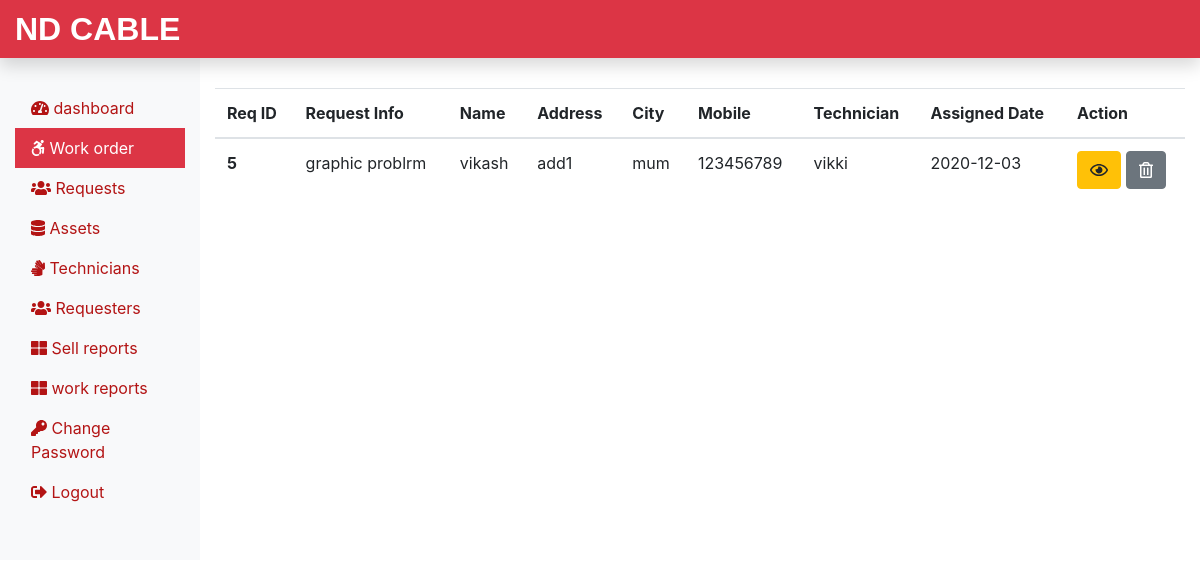
The page /Admin/work.php (signed in) on the database its author committed.
### tables this page shows
CREATE TABLE `assignwork` (
  `rno` int(11) NOT NULL,
  `request_id` int(11) NOT NULL,
  `request_info` text NOT NULL,
  `request_desc` text NOT NULL,
  `requester_name` varchar(60) NOT NULL,
  `requester_add1` text NOT NULL,
  `requester_add2` text NOT NULL,
  `requester_city` varchar(60) NOT NULL,
  `requester_state` varchar(60) NOT NULL,
  `requester_pin` int(11) NOT NULL,
  `requester_email` varchar(60) NOT NULL,
  `requester_mobile` bigint(20) NOT NULL,
  `assign_tech` varchar(60) NOT NULL,
  `assign_date` date NOT NULL
);

### Admin/work.php (the view, shortened to what this page needs)
<?php
include('includes/header.php');
include('../dbConnection.php');
 ?>
 <div class="col-sm-9 col-md-10 mt-5">
   <?php
 $sql = "SELECT * FROM assignwork";
 $result = $conn->query($sql);
 if($result->num_rows > 0){
  echo '<table class="table">';
  echo '<thead>';
     echo '<tr>';
     echo '<th scope="col">Req ID</th>';
    echo '<th scope="col">Request Info</th>';
    echo '<th scope="col">Name</th>';
    echo '<th scope="col">Address</th>';
    echo '<th scope="col">City</th>';
    echo '<th scope="col">Mobile</th>';
    echo '<th scope="col">Technician</th>';
    echo '<th scope="col">Assigned Date</th>';
    echo '<th scope="col">Action</th>';
    echo '</tr>';
    echo '</thead>';
  echo '<tbody>';
  while($row = $result->fetch_assoc()){
    echo '<tr>
    <th scope="row">'.$row["request_id"].'</th>
    <td>'.$row["request_info"].'</td>
    <td>'.$row["requester_name"].'</td>
    <td>'.$row["requester_add2"].'</td>
    <td>'.$row["requester_city"].'</td>
    <td>'.$row["requester_mobile"].'</td>
    <td>'.$row["assign_tech"].'</td>
    <td>'.$row["assign_date"].'</td>
    <td><form action="viewassignwork.php" method="POST" class="d-inline"> <input type="hidden" name="id" value='. $row["request_id"] .'><button type="submit" class="btn btn-warning" name="view" value="View"><i class="far fa-eye"></i></button></form>
    <form action="" method="POST" class="d-inline"><input type="hidden" name="id" value='. $row["request_id"] .'><button type="submit" class="btn btn-secondary" name="delete" value="Delete"><i class="far fa-trash-alt"></i></button></form>
    </td>
    </tr>';
   }
   echo '</tbody> </table>';
  } else {
    echo "0 Result";
  }
  ?>
 </div>
</div>
</div>
<?php
include('includes/footer.php');
?>

### rows shown on the page
assignwork: request "5", request_info "graphic problrm", requester_name "vikash", requester_add2 "add1", requester_city "mum", requester_mobile "123456789", assign_tech "vikki", assign_date "2020-12-03"
